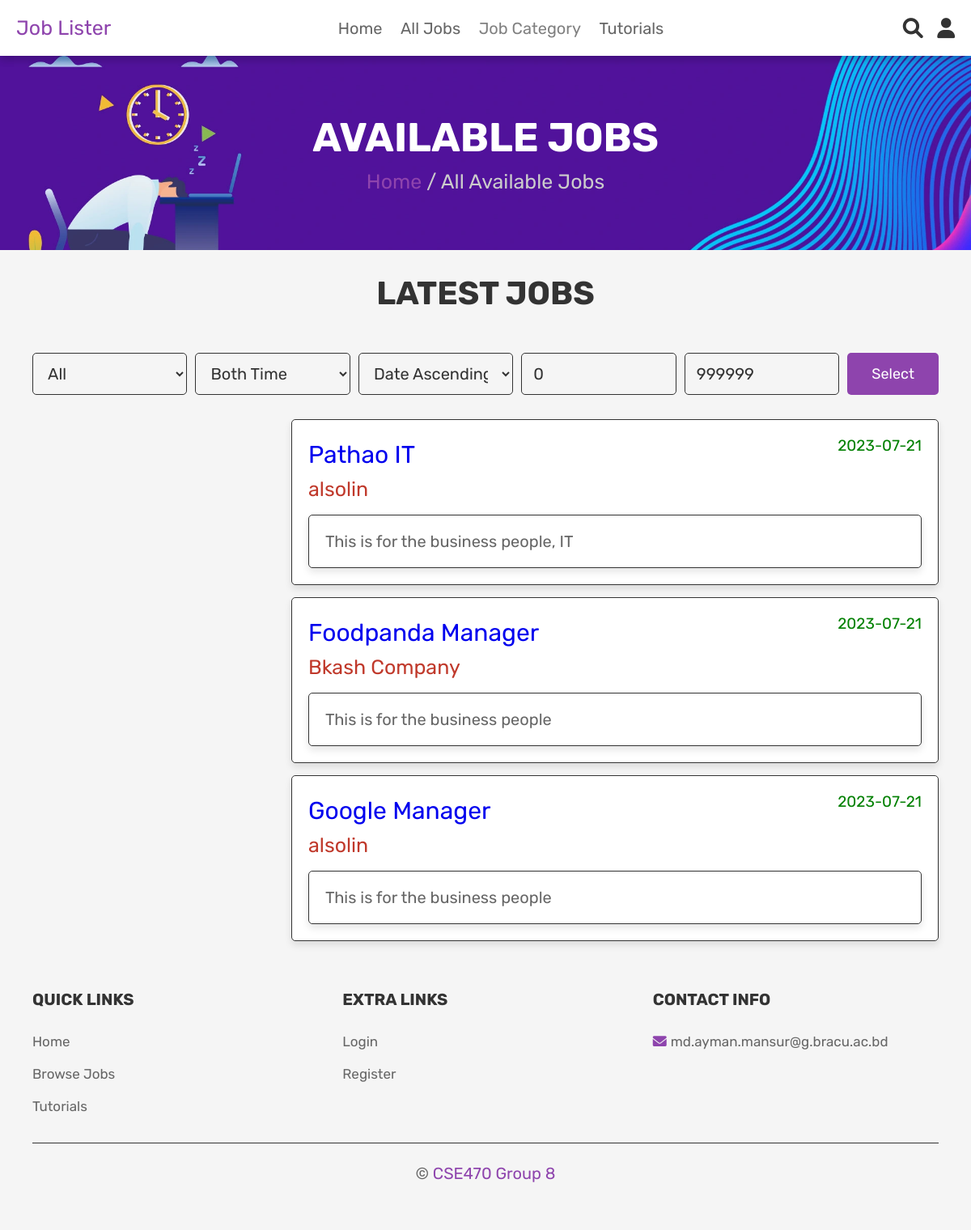
/all_jobs.php (signed in), run on the app's committed database.
### tables this page shows
CREATE TABLE `jobs_posted` (
  `job_id` int(100) NOT NULL,
  `job_title` varchar(100) NOT NULL,
  `job_company_id` int(100) NOT NULL,
  `job_details` text NOT NULL,
  `job_type` varchar(100) NOT NULL,
  `job_category` varchar(100) NOT NULL,
  `job_salary` int(100) NOT NULL,
  `job_creation_date` date NOT NULL,
  `job_expiration_date` date NOT NULL,
  `job_post_status` varchar(100) NOT NULL,
  `bkash_transaction` varchar(100) DEFAULT NULL
);

CREATE TABLE `company` (
  `id` int(100) NOT NULL,
  `name` varchar(100) NOT NULL,
  `email` varchar(100) NOT NULL,
  `password` varchar(100) NOT NULL,
  `company_logo` varchar(100) DEFAULT NULL,
  `company_details` text DEFAULT NULL,
  `account_type` varchar(100) NOT NULL,
  `company_document` varchar(100) DEFAULT NULL,
  `account_creation_date` timestamp NOT NULL DEFAULT current_timestamp() ON UPDATE current_timestamp(),
  `always_null` int(11) DEFAULT NULL
);

### all_jobs.php (the view, shortened to what this page needs)
<?php
include 'config.php';
?>
<!DOCTYPE html>
<html lang="en">
<head>
   <link rel="stylesheet" href="https://cdnjs.cloudflare.com/ajax/libs/font-awesome/6.0.0/css/all.min.css">
   <link rel="stylesheet" href="css/admin_style.css">
   <link rel="stylesheet" href="css/style.css">
</head>
<body>
<?php include 'header.php'; ?>
<div class="heading">
   <h3 style="color: white;">Available Jobs</h3>
   <p style="color: #ccc;"> <a href="home.php">Home</a> / All Available Jobs </p>
</div>
<section class="products">
   <h1 class="title">Latest Jobs</h1>
   <section class="search-form">
      <form action="" method="post">
            <select name="category_buttons" class="box">
               <option value="All">All</option>
            </select>
            <select name="job_type_select" class="box">
               <option value="Both Time">Both Time</option>
            </select>
            <select name="job_sort" class="box">
               <option value="Date Ascending">Date Ascending</option>
            </select>
            <input type="text" name="min_job_salary" placeholder="Min Salary" value=0 class="box">
            <input type="text" name="max_job_salary" placeholder="Max Salary" value=999999 class="box">
               <input type="submit" value="Select" name="job_sort_button" class="btn">
         </form>
   </section>
<section class="show-products">
   <div class="box-container">
      <?php
         $job_category = $_SESSION['job_category'];
         $job_sort = $_SESSION['job_sort'];
         if (isset($_SESSION['value'])) {
            $select_job = mysqli_query($conn, "SELECT * FROM `jobs_posted` INNER JOIN `company` ON jobs_posted.job_company_id = company.id WHERE job_category='$job_header_category' AND job_post_status='Approved'") or die('query failed');
         }
         else if(($job_category == 'All') and ($job_sort == 'Date Ascending') and (!isset($_POST['job_sort_button']))){
            $select_job = mysqli_query($conn, "SELECT * FROM `jobs_posted` INNER JOIN `company` ON jobs_posted.job_company_id = company.id WHERE job_post_status='Approved'") or die('query failed');
         }
         if(mysqli_num_rows($select_job) > 0){
            while($fetch_products = mysqli_fetch_assoc($select_job)){
            ?>
         <form action="" method="post" class="box">
         <p> <span class="details" style="font-size: 19px; color: green;"><span><?php echo $fetch_products['job_creation_date']; ?></span> </p>
            <div class="job_title"><a href="all_jobs.php?update=<?php echo $fetch_products['job_id']; ?>"><?php echo $fetch_products['job_title']; ?></a></div>
            <div class="company_name"><?php echo $fetch_products['name']; ?></div>
            <br>
            <div class="box">
               <div class="job_details"><?php echo (strlen($fetch_products['job_details']) > 70) ? substr($fetch_products['job_details'],0,30).'...' : $fetch_products['job_details']; ?></div>
            </div>
         </form>
            <?php
               }
         }else{
            echo '<p class="empty">Could not find any job posts</p>';
         }
      ?>
   </div>
</section>
<?php include 'footer.php'; ?>
</body>
</html>

### header.php (shortened to what this page needs)
<header class="header">
   <div class="header-2">
      <div class="flex">
         <a href="home.php" class="logo">Job Lister</a>
         <nav class="navbar">
            <a href="home.php">Home</a>
            <a href="all_jobs.php">All Jobs</a>
            <div class="dropdown">
            <a href="all_jobs.php" class="dropbtn" style="color: gray; pointer-events: none;">Job Category</a>
            </div>
            <a href="tutorials.php">Tutorials</a>
         </nav>
         <div class="icons">
            <a href="search_jobs.php" class="fas fa-search"></a>
            <div id="user-btn" class="fas fa-user"></div>
         </div>
      </div>
   </div>
</header>

### footer.php
<section class="footer">
   <div class="box-container">
      <div class="box">
         <h3>quick links</h3>
         <a href="home.php">Home</a>
         <a href="all_jobs.php">Browse Jobs</a>
         <a href="tutorials.php">Tutorials</a>
      </div>
      <div class="box">
         <h3>extra links</h3>
         <a href="login.php">Login</a>
         <a href="register.php">Register</a>
      </div>
      <div class="box">
         <h3>contact info</h3>
         <p> <i class="fa-solid fa-envelope"></i></i>md.ayman.mansur@g.bracu.ac.bd</p>
      </div>
   </div>
   <p class="credit"> &copy; <span>CSE470 Group 8</span> </p>
</section>

### css/admin_style.css (style rules this page uses)
:root { --purple:#8e44ad; --red:#c0392b; --orange:#f39c12; --black:#333; --white:#fff; --light-color:#666; --light-white:#ccc; --light-bg:#f5f5f5; --border:.1rem solid var(--black); --box-shadow:0 .5rem 1rem rgba(0,0,0,.1); }
* { font-family: 'Rubik', sans-serif; margin:0; padding:0; box-sizing: border-box; outline: none; border:none; text-decoration: none; transition:all .2s linear; }
html { font-size: 62.5%; overflow-x: hidden; }
body { background-color: var(--light-bg); }
section { padding:3rem 2rem; }
.title { text-align: center; margin-bottom: 2rem; text-transform: uppercase; color:var(--black); font-size: 4rem; }
.btn, .option-btn, .delete-btn, .white-btn { display: inline-block; margin-top: 1rem; padding:1rem 3rem; cursor: pointer; color:var(--white); font-size: 1.8rem; border-radius: .5rem; text-transform: capitalize; }
.white-btn, .btn { background-color: var(--purple); }
.header { position: sticky; top:0; left:0; right:0; z-index: 1000; background-color: var(--white); box-shadow: var(--box-shadow); }
.header .flex { display: flex; align-items: center; padding:2rem; justify-content: space-between; position: relative; max-width: 1200px; margin:0 auto; }
.header .flex .logo { font-size: 2.5rem; color:var(--black); }
.header .flex .navbar a { margin:0 1rem; font-size: 2rem; color:var(--black); }
.header .flex .icons div { margin-left: 1.5rem; font-size: 2.5rem; cursor: pointer; color:var(--black); }
.show-products .box-container { display: grid; grid-template-columns: repeat(auto-fit, 80rem); justify-content: right; gap:1.5rem; max-width: 1200px; margin:0 auto; align-items: flex-start; }
.show-products { padding-top: 0; }
.show-products .box-container .box { text-align: left; padding:2rem; border-radius: .5rem; border:var(--border); box-shadow: var(--box-shadow); background-color: var(--white); }
.show-products .box-container .box .job_title { padding:0.5rem 0; font-size: 3em; color:var(--purple); }
.show-products .box-container .box .company_name { padding:0.5rem 0; font-size: 2.5rem; color:var(--red); }
.show-products .box-container .box .job_details { font-size: 2rem; color:var(--light-color); }

### header.php (style rules this page uses)
.dropdown { position: relative; display: inline-block; text-align: center; }

### all_jobs.php (style rules this page uses)
.box p { position: relative; }
.box .details { position: absolute; top: 0; right: 0; }

### data on the page
jobs_posted: job_creation_date "2023-07-21", job_title "Pathao IT", company.name "alsolin", job_details "This is for the business people, IT"
jobs_posted: job_creation_date "2023-07-21", job_title "Foodpanda Manager", company.name "Bkash Company", job_details "This is for the business people"
jobs_posted: job_creation_date "2023-07-21", job_title "Google Manager", company.name "alsolin", job_details "This is for the business people"
